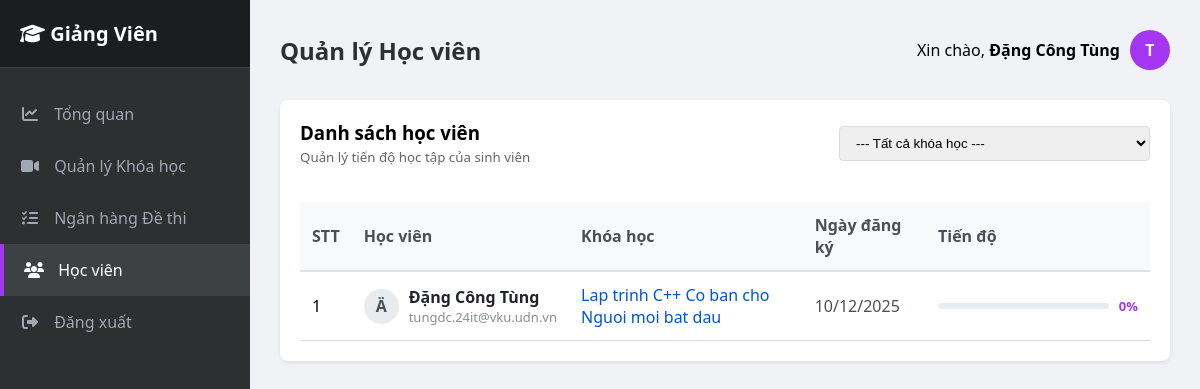
Page /DoAnCoSo2Elearning/lecturer/quan_ly_hoc_vien.php on the committed database.
### tables this page shows
CREATE TABLE `khoa_hoc_da_mua` (
  `id` int(11) NOT NULL,
  `user_id` int(11) DEFAULT NULL,
  `khoa_hoc_id` int(11) DEFAULT NULL,
  `ngay_mua` datetime DEFAULT current_timestamp(),
  `tien_do` int(11) DEFAULT 0
);

CREATE TABLE `users` (
  `id` int(11) NOT NULL,
  `ho_ten` varchar(100) NOT NULL,
  `email` varchar(100) NOT NULL,
  `mat_khau` varchar(255) NOT NULL,
  `role` enum('student','lecturer','admin') DEFAULT 'student',
  `avatar` varchar(255) DEFAULT NULL,
  `ngay_tao` datetime DEFAULT current_timestamp(),
  `so_dien_thoai` varchar(20) DEFAULT NULL,
  `gioi_thieu` text DEFAULT NULL,
  `reset_token` varchar(10) DEFAULT NULL,
  `reset_expiry` datetime DEFAULT NULL
);

CREATE TABLE `khoa_hoc` (
  `id` int(11) NOT NULL,
  `ten_khoa_hoc` varchar(255) NOT NULL,
  `mo_ta` text DEFAULT NULL,
  `hinh_anh` varchar(255) DEFAULT 'default.jpg',
  `gia` double NOT NULL,
  `ngay_tao` datetime DEFAULT current_timestamp(),
  `danh_muc` varchar(100) DEFAULT NULL,
  `danh_gia_tb` float DEFAULT 0,
  `so_luong_hoc_vien` int(11) DEFAULT 0,
  `so_luong_danh_gia` int(11) NOT NULL,
  `giang_vien` varchar(255) NOT NULL,
  `giam_gia` int(11) NOT NULL
);

### DoAnCoSo2Elearning/lecturer/quan_ly_hoc_vien.php (the view, shortened to what this page needs)
<?php
include '../database.php';
$ten_giang_vien_hien_tai = "Đặng Công Tùng";
$where_clause = "WHERE kh.giang_vien = '$ten_giang_vien_hien_tai'";
$sql_students = "
    SELECT
        khdm.id as ma_don,
        khdm.ngay_mua,
        khdm.tien_do,
        u.ho_ten,
        u.email,
        u.so_dien_thoai,
        kh.ten_khoa_hoc,
        kh.id as khoa_hoc_id
    FROM khoa_hoc_da_mua khdm
    JOIN users u ON khdm.user_id = u.id
    JOIN khoa_hoc kh ON khdm.khoa_hoc_id = kh.id
    $where_clause
    ORDER BY khdm.ngay_mua DESC
";
$res_students = mysqli_query($conn, $sql_students);
include 'lecturer_layout.php';
?>
<div class="card">
    <div style="display: flex; justify-content: space-between; align-items: center; margin-bottom: 20px;">
        <div>
            <h3 style="margin: 0;">Danh sách học viên</h3>
            <small style="color: #666;">Quản lý tiến độ học tập của sinh viên</small>
        </div>
        <form method="GET" style="display: flex; gap: 10px; align-items: center;">
            <select name="course_id" onchange="this.form.submit()" style="padding: 8px 12px; border-radius: 4px; border: 1px solid #ddd; outline: none; cursor: pointer;">
                <option value="0">--- Tất cả khóa học ---</option>
            </select>
        </form>
    </div>
    <div style="overflow-x: auto;">
        <?php if (mysqli_num_rows($res_students) > 0): ?>
            <table style="width: 100%; border-collapse: collapse;">
                <thead>
                <tr style="background: #f8f9fa; border-bottom: 2px solid #dee2e6;">
                    <th style="padding: 12px; text-align: left; color: #495057;">STT</th>
                    <th style="padding: 12px; text-align: left; color: #495057;">Học viên</th>
                    <th style="padding: 12px; text-align: left; color: #495057;">Khóa học</th>
                    <th style="padding: 12px; text-align: left; color: #495057;">Ngày đăng ký</th>
                    <th style="padding: 12px; text-align: left; color: #495057;">Tiến độ</th>
                </tr>
                </thead>
                <tbody>
                <?php
                $stt = 1;
                while($row = mysqli_fetch_assoc($res_students)):
                    $tien_do = (int)$row['tien_do'];
                    $is_completed = ($tien_do >= 100);
                    $progress_color = $is_completed ? '#28a745' : '#a435f0';
                    ?>
                    <tr style="border-bottom: 1px solid #eee;">
                        <td style="padding: 12px;"><?php echo $stt++; ?></td>
                        <td style="padding: 12px;">
                            <div style="display: flex; align-items: center; gap: 10px;">
                                <div style="width: 35px; height: 35px; background: #e9ecef; border-radius: 50%; display: flex; align-items: center; justify-content: center; font-weight: bold; color: #495057;">
                                    <?php echo strtoupper(substr($row['ho_ten'], 0, 1)); ?>
                                </div>
                                <div>
                                    <div style="font-weight: 600; color: #212529;"><?php echo htmlspecialchars($row['ho_ten']); ?></div>
                                    <div style="font-size: 13px; color: #868e96;"><?php echo htmlspecialchars($row['email']); ?></div>
                                </div>
                            </div>
                        </td>
                        <td style="padding: 12px;">
                        <span style="font-weight: 500; color: #0056d2;">
                            <?php echo htmlspecialchars($row['ten_khoa_hoc']); ?>
                        </span>
                        </td>
                        <td style="padding: 12px; color: #495057;">
                            <?php echo date('d/m/Y', strtotime($row['ngay_mua'])); ?>
                        </td>
                        <td style="padding: 12px; width: 200px;">
                            <div style="display: flex; align-items: center; gap: 10px;">
                                <div style="flex: 1; height: 6px; background: #e9ecef; border-radius: 10px; overflow: hidden;">
                                </div>
                                <span style="font-size: 13px; font-weight: bold; color: <?php echo $progress_color; ?>;">
                                <?php echo $tien_do; ?>%
                            </span>
                            </div>
                        </td>
                    </tr>
                <?php endwhile; ?>
                </tbody>
            </table>
        <?php endif; ?>
    </div>
</div>
</div> </body>
</html>

### DoAnCoSo2Elearning/lecturer/lecturer_layout.php (style rules this page uses)
body { font-family: 'Segoe UI', sans-serif; margin: 0; background: #f0f2f5; display: flex; height: 100vh; }
.card { background: #fff; padding: 20px; border-radius: 8px; box-shadow: 0 2px 4px rgba(0,0,0,0.08); margin-bottom: 20px; }
table { width: 100%; border-collapse: collapse; margin-top: 15px; }
th, td { padding: 12px; border-bottom: 1px solid #ddd; text-align: left; }
th { background: #f7f9fa; color: #2d2f31; }

### rows in the picture
khoa_hoc_da_mua: user.ho_ten "Ä", user.ho_ten "Đặng Công Tùng", user.email "tungdc.24it@vku.udn.vn", khoa_hoc.ten_khoa_hoc "Lap trinh C++ Co ban cho Nguoi moi bat dau", ngay_mua "10/12/2025", tien_do "0"

### other values in the picture
$page_title "Quản lý Học viên"
